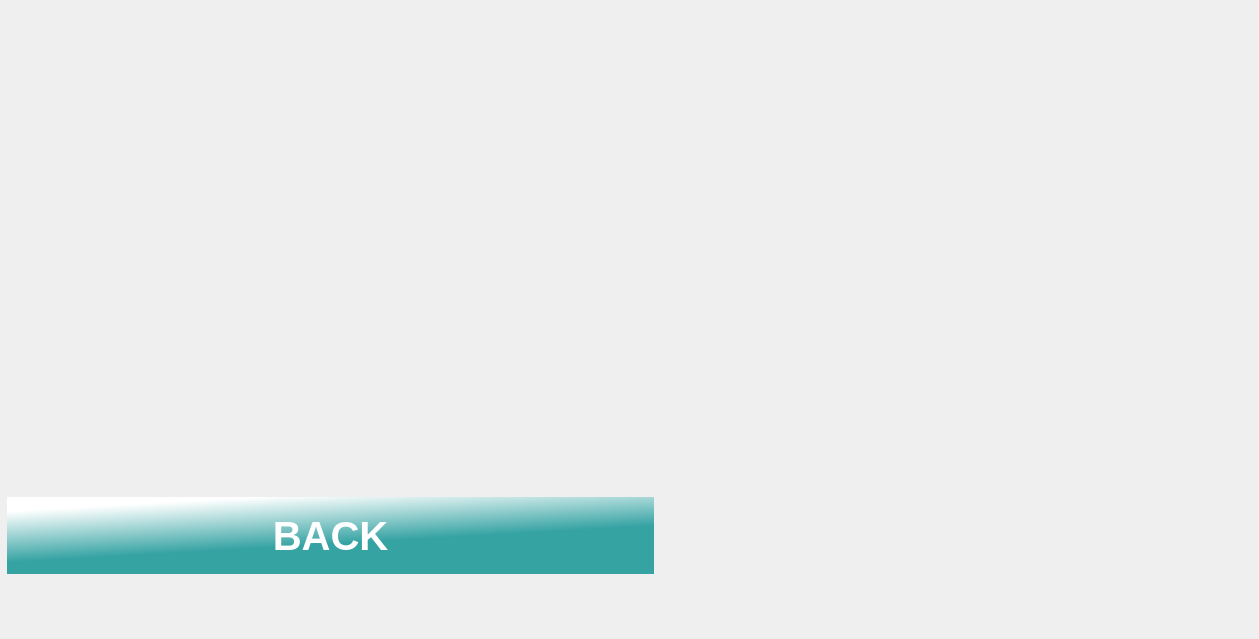
    <widget class="QWidget" name="page_74">
     <widget class="QLabel" name="label_129">
      <property name="geometry">
       <rect>
        <x>0</x>
        <y>0</y>
        <width>1250</width>
        <height>630</height>
       </rect>
      </property>
      <property name="text">
       <string/>
      </property>
      <property name="pixmap">
       <pixmap resource="icon.qrc">:/adding/adding/rm380-02-knyfs2py.jpg</pixmap>
      </property>
      <property name="scaledContents">
       <bool>true</bool>
      </property>
     </widget>
     <widget class="QLabel" name="label_130">
      <property name="geometry">
       <rect>
        <x>0</x>
        <y>0</y>
        <width>651</width>
        <height>481</height>
       </rect>
      </property>
      <property name="text">
       <string/>
      </property>
      <property name="pixmap">
       <pixmap resource="Res2.qrc">:/v_to_36/v_to_36/31.png</pixmap>
      </property>
      <property name="scaledContents">
       <bool>true</bool>
      </property>
     </widget>
     <widget class="QPushButton" name="Ga_to_back_2">
      <property name="geometry">
       <rect>
        <x>0</x>
        <y>490</y>
        <width>661</width>
        <height>91</height>
       </rect>
      </property>
      <property name="font">
       <font>
        <pointsize>30</pointsize>
        <italic>false</italic>
        <bold>true</bold>
       </font>
      </property>
      <property name="autoFillBackground">
       <bool>false</bool>
      </property>
      <property name="styleSheet">
       <string notr="true">QPushButton
{
border:none;
color:white;
	
	
	background-color: qlineargradient(spread:pad, x1:0.651, y1:0.536, x2:0.393796, y2:0, stop:0 rgba(54, 163, 163, 255), stop:1 rgba(255, 255, 255, 255));
	
margin:7px;

}
QPushButton:pressed
{
	
	background-color: qlineargradient(spread:pad, x1:0.512878, y1:0.513273, x2:0.653182, y2:1, stop:0 rgba(54, 163, 163, 255), stop:1 rgba(255, 255, 255, 255));
}</string>
      </property>
      <property name="text">
       <string>BACK</string>
      </property>
     </widget>
     <widget class="QLabel" name="label_131">
      <property name="geometry">
       <rect>
        <x>680</x>
        <y>60</y>
        <width>551</width>
        <height>491</height>
       </rect>
      </property>
      <property name="text">
       <string/>
      </property>
      <property name="pixmap">
       <pixmap resource="Res2.qrc">:/v_to_36/v_to_36/gaaaaaa.png</pixmap>
      </property>
      <property name="scaledContents">
       <bool>true</bool>
      </property>
     </widget>
    </widget>
